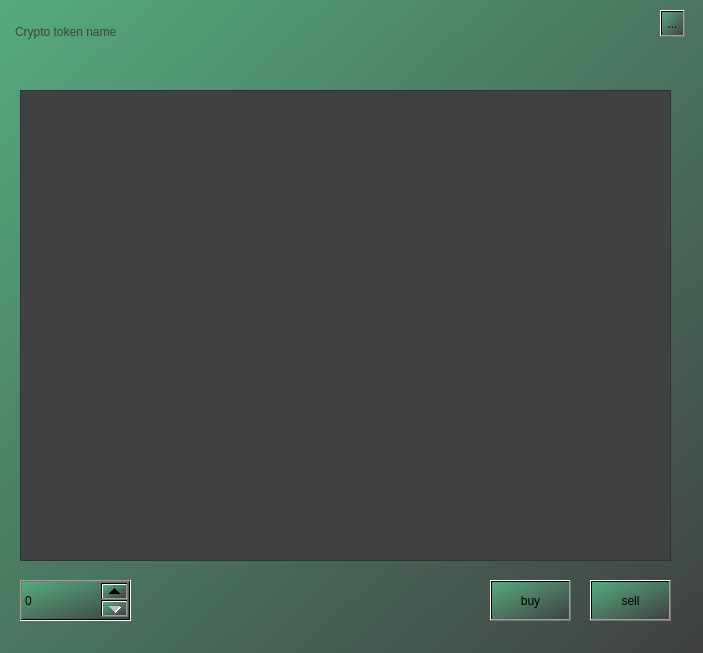
<?xml version="1.0" encoding="UTF-8"?>
<ui version="4.0">
 <class>Form</class>
 <widget class="QWidget" name="Form">
  <property name="geometry">
   <rect>
    <x>0</x>
    <y>0</y>
    <width>703</width>
    <height>653</height>
   </rect>
  </property>
  <property name="windowTitle">
   <string>Form</string>
  </property>
  <property name="styleSheet">
   <string notr="true">background-color: qlineargradient(spread:reflect, x1:0, y1:0, x2:1, y2:1, stop:0 rgba(85, 170, 127, 255), stop:1 rgba(64, 65, 66, 255));
font: 14pt &quot;Segoe UI&quot;;</string>
  </property>
  <widget class="QGraphicsView" name="graphicsView">
   <property name="geometry">
    <rect>
     <x>20</x>
     <y>90</y>
     <width>651</width>
     <height>471</height>
    </rect>
   </property>
   <property name="styleSheet">
    <string notr="true">background-color: rgb(64, 65, 66);</string>
   </property>
  </widget>
  <widget class="QPlainTextEdit" name="plainTextEdit">
   <property name="geometry">
    <rect>
     <x>10</x>
     <y>20</y>
     <width>241</width>
     <height>51</height>
    </rect>
   </property>
   <property name="styleSheet">
    <string notr="true">background-color: transparent;
color: rgb(64, 65, 66);
</string>
   </property>
   <property name="plainText">
    <string>Crypto token name</string>
   </property>
  </widget>
  <widget class="QPushButton" name="pushButton">
   <property name="geometry">
    <rect>
     <x>490</x>
     <y>580</y>
     <width>81</width>
     <height>41</height>
    </rect>
   </property>
   <property name="text">
    <string>buy</string>
   </property>
  </widget>
  <widget class="QPushButton" name="pushButton_2">
   <property name="geometry">
    <rect>
     <x>590</x>
     <y>580</y>
     <width>81</width>
     <height>41</height>
    </rect>
   </property>
   <property name="text">
    <string>sell</string>
   </property>
  </widget>
  <widget class="QSpinBox" name="spinBox">
   <property name="geometry">
    <rect>
     <x>20</x>
     <y>580</y>
     <width>111</width>
     <height>41</height>
    </rect>
   </property>
  </widget>
  <widget class="QToolButton" name="toolButton">
   <property name="geometry">
    <rect>
     <x>660</x>
     <y>10</y>
     <width>25</width>
     <height>27</height>
    </rect>
   </property>
   <property name="text">
    <string>...</string>
   </property>
   <property name="icon">
    <iconset theme="QIcon::ThemeIcon::ApplicationExit"/>
   </property>
  </widget>
 </widget>
 <resources/>
 <connections/>
</ui>
